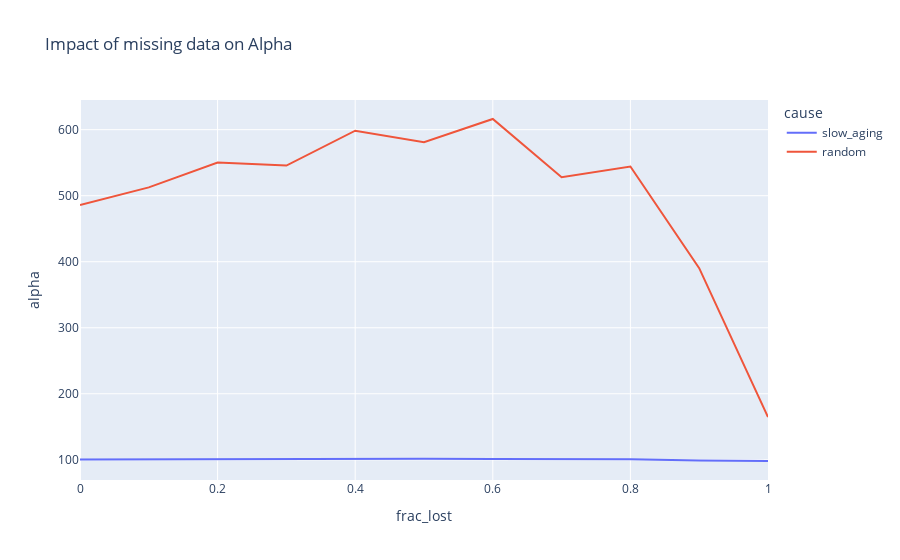

Notebook code cell kept with this figure:
### Code cell
px.line(df_results.reset_index(), x = 'frac_lost', y='alpha', color='cause', title = "Impact of missing data on Alpha")

### Figure 1 — Plotly figure (JSON) as saved in the notebook; plotly's stock layout.template omitted (floating-point values rounded to 4 significant figures)
{"data": [{"hovertemplate": "cause=slow_aging<br>frac_lost=%{x}<br>alpha=%{y}<extra></extra>", "legendgroup": "slow_aging", "line": {"color": "#636efa", "dash": "solid"}, "mode": "lines", "name": "slow_aging", "orientation": "v", "showlegend": true, "type": "scatter", "x": [0, 0.1, 0.2, 0.3, 0.4, 0.5, 0.6, 0.7, 0.8, 0.9, 1], "xaxis": "x", "y": [100.6, 101.0, 101.1, 101.6, 101.6, 101.6, 101.1, 100.7, 100.8, 99.13, 98.21], "yaxis": "y"}, {"hovertemplate": "cause=random<br>frac_lost=%{x}<br>alpha=%{y}<extra></extra>", "legendgroup": "random", "line": {"color": "#EF553B", "dash": "solid"}, "mode": "lines", "name": "random", "orientation": "v", "showlegend": true, "type": "scatter", "x": [0, 0.1, 0.2, 0.3, 0.4, 0.5, 0.6, 0.7, 0.8, 0.9, 1], "xaxis": "x", "y": [485.9, 512.6, 550.2, 545.6, 598.4, 580.9, 616.1, 528.0, 544.2, 390.2, 164.7], "yaxis": "y"}], "layout": {"legend": {"title": {"text": "cause"}, "tracegroupgap": 0}, "title": {"text": "Impact of missing data on Alpha"}, "xaxis": {"anchor": "y", "domain": [0, 1], "title": {"text": "frac_lost"}}, "yaxis": {"anchor": "x", "domain": [0, 1], "title": {"text": "alpha"}}}}
